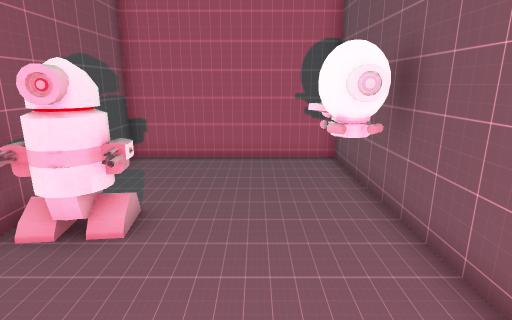
[1] (above)

16 first-person views from a walk through a Godot game level. The camera is 1.4 m above the floor, tilts 14° down and sees 80° across. Doors that lead somewhere are drawn open, without their leaves. The floor is counted in squares, 0.5 m on a side. Each view is taken from the middle of a square. On the plan, view 1 faces up. The plan holds only what a view shows up to about 20 squares ahead; the rest is blank.

[2]
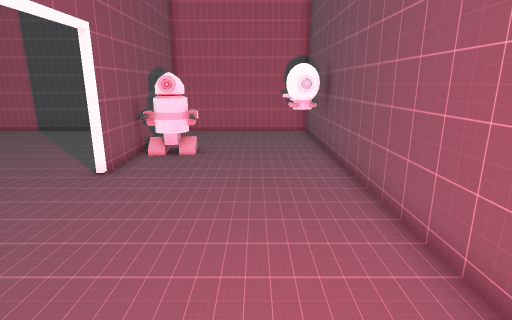

[3]
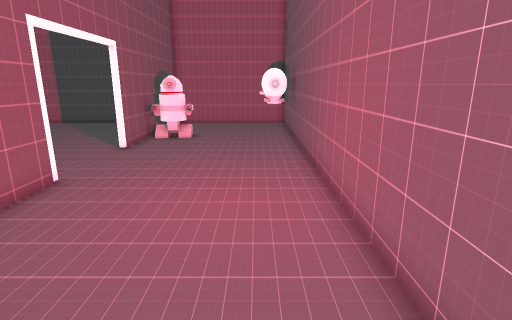

[4]
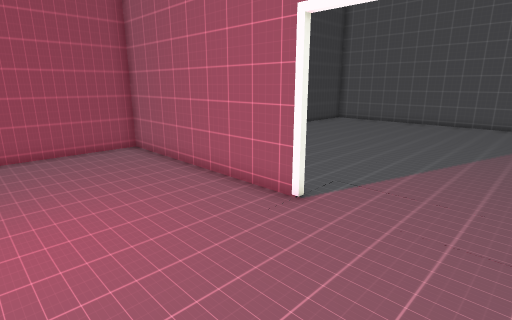

[5]
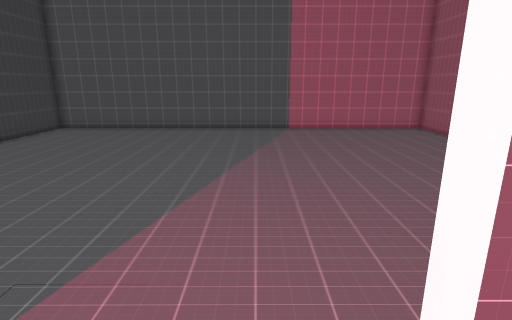

[6]
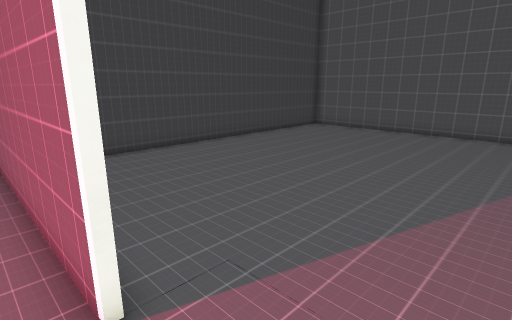

[7]
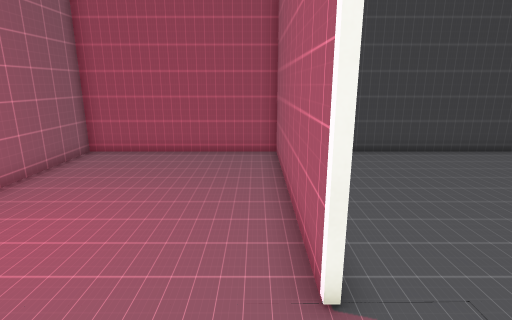

[8]
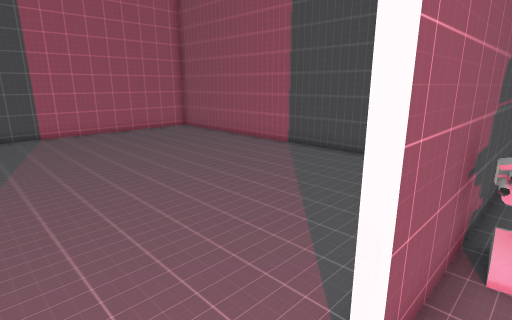

[9]
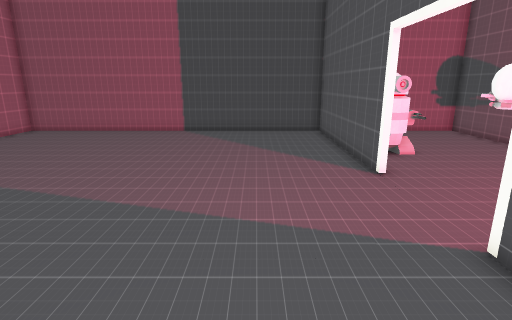

[10]
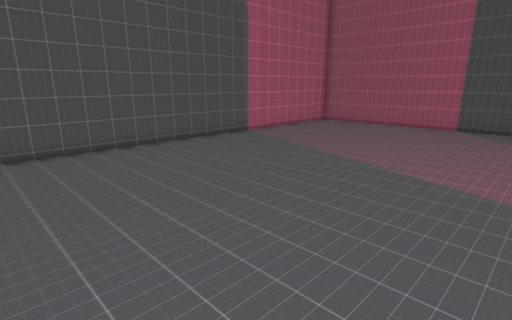

[11]
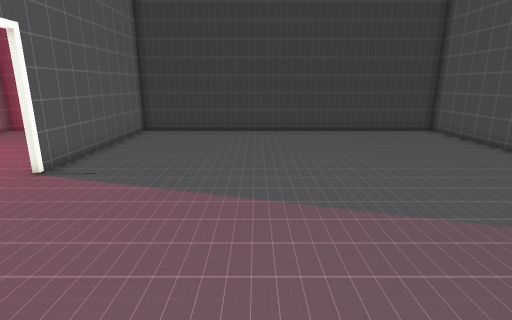

[12]
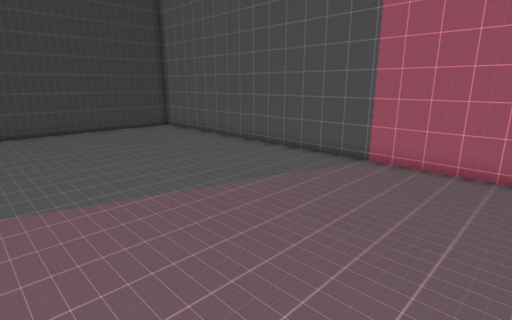

[13]
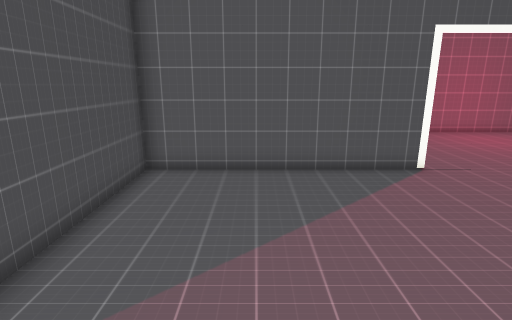

[14]
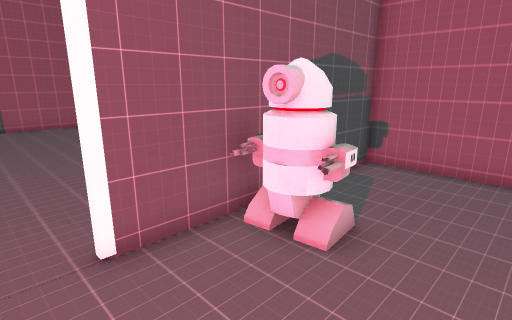

[15]
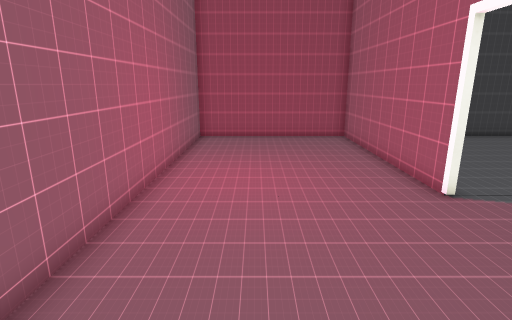

[16]
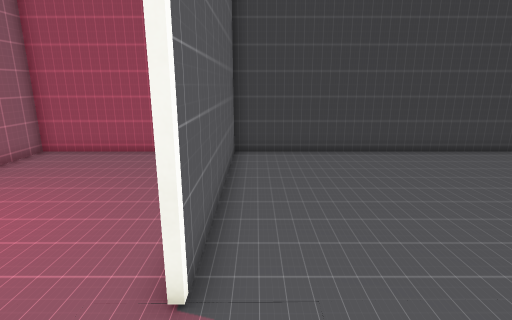

### Floor plan
Points are (right, up) in squares from view 1. A wall is a line through its corners. A room is listed if a view was taken in it or the views show most of it. See-through windows are left out.
Room 1 (views 1, 2, 3, 4, 5, 6, 7, 8, 14, 15)
walls: (-4.9, -2.2) (-4.9, -11.8); (-5.1, -11.7) (3.1, -11.7) (3.1, 11.7) (-4.9, 11.7) (-4.9, 2.2)
ways out: gap at (-5, 0) to room 2
objects: other object (-4, 5) to (-2, 6); other object (1, 6) to (2, 7)
Room 2 (views 9, 10, 11, 12, 13, 16)
walls: (-5.1, 2.2) (-5.1, 11.7) (-22.8, 11.7) (-22.8, -11.7) (-5.1, -11.7); (-5.1, -11.8) (-5.1, -2.2)
ways out: gap at (-5, 0) to room 1

Positions as (right, up) in squares from view 1, and headings:
1: (0, 0), facing up
2: (0, -7), facing up
3: (1, -11), facing up
4: (1, 2), facing down-left
5: (-3, 1), facing left
6: (-4, 1), facing down-left
7: (-4, 1), facing down
8: (-4, 0), facing up-left
9: (-9, -7), facing up
10: (-9, -10), facing up-left
11: (-12, 7), facing down
12: (-12, 8), facing down-left
13: (-15, 8), facing right
14: (0, 1), facing up-left
15: (0, 5), facing down
16: (-6, 1), facing down
